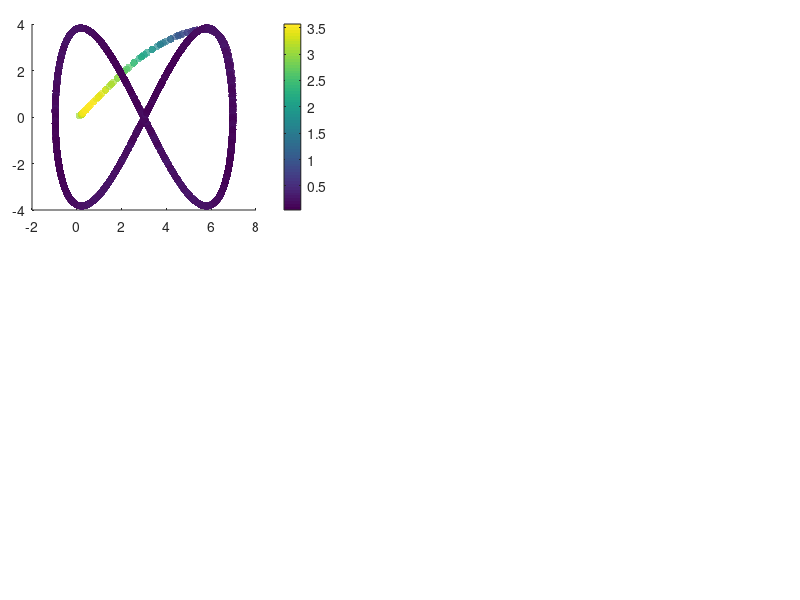

Recreate this plot in MATLAB. (Note: this script raises an error after producing the figure.)
%% Code to show the results of the Inverse kinematic controller

% Clean variables
clc, clear all, close all;
 
%% CARGA MIL
load('MPC_MiL.mat');

h_MiL = x_states(1:4,:);
u_MiL = x_states(5:8,:);

%%Tarea deseada
hd = ref(1:4,:);
hd_p = ref(5:8,:);

t = t_time(1,1:end-31);
% t_1 = t;

% Action de control dinamica
u = u_input;

% Error definition
for k = 1:length(t)
    error_vector(:,k) = hd(1:3, k)-h_MiL(1:3, k);
    error_dynamic(k) = norm(error_vector(:,k),2);
end

% Figure propert%% Figures
lw = 1; % linewidth 1
lwV = 2; % linewidth 2
fontsizeLabel = 11; %11
fontsizeLegend = 11;
fontsizeTicks = 11;
fontsizeTitel = 11;
sizeX = 1300; % size figure
sizeY = 750; % size figure

% color propreties
c1 = [80, 81, 79]/255;
c2 = [244, 213, 141]/255;
c3 = [242, 95, 92]/255;
c4 = [112, 141, 129]/255;

C18 = [0 0 0];
c5 = [130, 37, 37]/255;
c6 = [205, 167, 37]/255;
c7 = [81, 115, 180]/255;

C1 = [246 170 141]/255;
C2 = [51 187 238]/255;
C3 = [0 153 136]/255;
C4 = [238 119 51]/255;
C5 = [204 51 17]/255;
C6 = [238 51 119]/255;
C7 = [187 187 187]/255;
C8 = [80 80 80]/255;
C9 = [140 140 140]/255;
C10 = [0 128 255]/255;
C11 = [234 52 89]/255;
C12 = [39 124 252]/255;
C13 = [40 122 125]/255;
%C14 = [86 215 219]/255;
C14 = [252 94 158]/255;
C15 = [244 171 39]/255;
C16 = [100 121 162]/255;
C17 = [255 0 0]/255;
%% New color slection

figure('Position', [500 500 sizeX sizeY])
set(gcf, 'Position', [500 500 sizeX sizeY]);
fig1_comps.fig = gcf;

% Figure 1
axes('Position',[0.04 0.65 .35 .31]);
%% Colorbar
scatter(h_MiL(1, :),h_MiL(2, :),30,error_dynamic,'filled','MarkerFaceAlpha',0.7);
c = colorbar;
c.Label.Interpreter = 'latex';
c.Label.String = '$\textrm{Error}~||\tilde{\mathbf{\eta}}||$';

set(c,'TickLabelInterpreter','latex')

%% Desired Trajectory
hd_plot = line(hd(1,:),hd(2,:));
set(hd_plot, 'LineStyle', '--', 'Color', C8, 'LineWidth', 1.2*lw)

%% Real Trajectory
h_plot = line(h_MiL(1,:),h_MiL(2,:));
set(h_plot, 'LineStyle', '-', 'Color', C18, 'LineWidth', 1.2*lw)

%% Title of the image
hTitle_1 = title({'$\textrm{(a)}$'},'fontsize',14,'interpreter','latex','Color',C18);
%hXLabel_1 = xlabel('$x~[m]$','fontsize',9,'interpreter','latex', 'Color',C18);
hYLabel_1 = ylabel('$y~[m]$','fontsize',9,'interpreter','latex', 'Color',C18);

%% Legend nomeclature
hLegend_1 = legend([hd_plot, h_plot],{'$\mathbf{\eta}_d$','$\mathbf{\eta}$'},'fontsize',12,'interpreter','latex','Color',[255 255 255]/255,'Location','best','NumColumns',1,'TextColor','black');
set(gca,'ticklabelinterpreter','latex',...
        'fontsize',1.3*fontsizeTicks)
% Figure properties
ax_1 = gca;
ax_1.Box = 'on';
ax_1.BoxStyle = 'full';
ax_1.TickLength = [0.005;0.005];
ax_1.TickDirMode = 'auto';
ax_1.YMinorTick = 'on';
ax_1.XMinorTick = 'on';
% ax_2.XTickLabel = [];
ax_1.XMinorGrid = 'on';
ax_1.YMinorGrid = 'on';
%ax_2.MinorGridColor = '#8f8f8f';
ax_1.MinorGridAlpha = 0.15;
ax_1.LineWidth = 0.8;
ax_1.XLim = [min(h_MiL(1,:))-0.2 max(h_MiL(1,:))+0.2];
ax_1.YLim = [min(h_MiL(2,:))-0.2 max(h_MiL(2,:))+0.2];

% Figure 2
axes('Position',[0.04 0.28 .35 .31]);
%% Colorbar
scatter(h_MiL(1, :),h_MiL(3, :),30,error_dynamic,'filled','MarkerFaceAlpha',0.7);
c = colorbar;
c.Label.Interpreter = 'latex';
c.Label.String = '$\textrm{Error}~||\tilde{\mathbf{\eta}}||$';

set(c,'TickLabelInterpreter','latex')

%% Desired Trajectory
hd_plot_2 = line(hd(1,:),hd(3,:));
set(hd_plot_2, 'LineStyle', '--', 'Color', C8, 'LineWidth', 1.2*lw)

%% Real Trajectory
h_plot_2 = line(h_MiL(1,:),h_MiL(3,:));
set(h_plot_2, 'LineStyle', '-', 'Color', C18, 'LineWidth', 1.2*lw)

%% Title of the image
hTitle_2 = title({'$\textrm{(b)}$'},'fontsize',14,'interpreter','latex','Color',C18);
hXLabel_2 = xlabel('$x~[m]$','fontsize',9,'interpreter','latex', 'Color',C18);
hYLabel_2 = ylabel('$z~[m]$','fontsize',9,'interpreter','latex', 'Color',C18);

%% Legend nomeclature
hLegend_2 = legend([hd_plot_2, h_plot_2],{'$\mathbf{\eta}_d$','$\mathbf{\eta}$'},'fontsize',12,'interpreter','latex','Color',[255 255 255]/255,'Location','best','NumColumns',1,'TextColor','black');
set(gca,'ticklabelinterpreter','latex',...
        'fontsize',1.3*fontsizeTicks)
% Figure properties
ax_2 = gca;
ax_2.Box = 'on';
ax_2.BoxStyle = 'full';
ax_2.TickLength = [0.005;0.005];
ax_2.TickDirMode = 'auto';
ax_2.YMinorTick = 'on';
ax_2.XMinorTick = 'on';
% ax_2.XTickLabel = [];
ax_2.XMinorGrid = 'on';
ax_2.YMinorGrid = 'on';
%ax_2.MinorGridColor = '#8f8f8f';
ax_2.MinorGridAlpha = 0.15;
ax_2.LineWidth = 0.8;
ax_2.XLim = [min(h_MiL(1,:))-0.2 max(h_MiL(1,:))+0.2];
ax_2.YLim = [min(h_MiL(3,:))-0.2 max(h_MiL(3,:))+0.2];

axes('Position',[0.45 0.65 .54 .31]);
%% Data generation
error_x_plot = line(t,error_vector(1,:));
set(error_x_plot, 'LineStyle', '-', 'Color', C5, 'LineWidth', 1.1*lw);
error_y_plot = line(t,error_vector(2,:));
set(error_y_plot, 'LineStyle', '-', 'Color', C3, 'LineWidth', 1.1*lw);
error_z_plot = line(t,error_vector(3,:));
set(error_z_plot, 'LineStyle', '-', 'Color', c7, 'LineWidth', 1.1*lw);

% fig1_comps.p1 = ul_plot;
%% Title of the image
hTitle_3 = title({'$\textrm{(c)}$'},'fontsize',14,'interpreter','latex','Color',C18);
%xlabel('$\textrm{Time}[s]$','fontsize',10,'interpreter','latex','Color',C18);
ylabel('$\textrm{Control Error}~[m]$','fontsize',10,'interpreter','latex', 'Color',C18);

%% Legend nomeclature
hLegend_3 = legend([error_x_plot,error_y_plot, error_z_plot],{'$\tilde{\mathbf{\eta}}_x$','$\tilde{\mathbf{\eta}}_y$','$\tilde{\mathbf{\eta}}_z$'},'fontsize',12,'interpreter','latex','Color',[255 255 255]/255,'Location','best','NumColumns',1,'TextColor','black');
 set(gca,'ticklabelinterpreter','latex',...
         'fontsize',1.3*fontsizeTicks)
%% Figure properties
ax_3 = gca;
ax_3.Box = 'on';
ax_3.BoxStyle = 'full';
ax_3.TickLength = [0.01;0.01];
ax_3.TickDirMode = 'auto';
ax_3.XTickLabel = [];
ax_3.YMinorTick = 'on';
ax_3.XMinorTick = 'on';
ax_3.XMinorGrid = 'on';
ax_3.YMinorGrid = 'on';
%ax_1.MinorGridColor = '#8f8f8f';
ax_3.MinorGridAlpha = 0.15;
ax_3.LineWidth = 0.8;
ax_3.XLim = [0 t(end)];

%% Zoom Plot
axes('Position',[0.70 0.85 .2 .1]);
index_zoom_1 = (t>=20) & (t<=30);
error_x_plot_zoom = line(t(index_zoom_1),hd(1,(index_zoom_1))-h_MiL(1,(index_zoom_1)));
error_y_plot_zoom = line(t(index_zoom_1),hd(2,(index_zoom_1))-h_MiL(2,(index_zoom_1)));
error_z_plot_zoom = line(t(index_zoom_1),hd(3,(index_zoom_1))-h_MiL(3,(index_zoom_1)));

set(error_x_plot_zoom, 'LineStyle', '-', 'Color', C5, 'LineWidth', lw*0.8);
set(error_y_plot_zoom, 'LineStyle', '-', 'Color', C3, 'LineWidth', lw*0.8);
set(error_z_plot_zoom, 'LineStyle', '-', 'Color', c7, 'LineWidth', lw*0.8);

set(gca,'ticklabelinterpreter','latex',...
         'fontsize',fontsizeTicks*0.5)
ax_1_zoom = gca;
ax_1_zoom.Box = 'on';
ax_1_zoom.BoxStyle = 'full';
ax_1_zoom.TickLength = [0.01;0.01];
%ax_1_zoom.YLim = [-0.5 0.5];
%ax_1_zoom.YTickLabel = [];
%ax_1_zoom.XTickLabel = [];
ax_1_zoom.TickDirMode = 'manual';
ax_1_zoom.TickDir = 'in';
ax_1_zoom.YMinorTick = 'on';
ax_1_zoom.XMinorTick = 'on';
ax_1_zoom.LineWidth = 0.5;
ax_1_zoom.XMinorGrid = 'on';
ax_1_zoom.YMinorGrid = 'on';
axes('Position',[0.45 0.28 .54 .31]);
%% Data generation
error_vx_plot = line(t(1,1:length(u(1,:))),u(1,:));
set(error_vx_plot, 'LineStyle', '-', 'Color', C7, 'LineWidth', 1.3*lw);
error_vy_plot = line(t(1,1:length(u(2,:))),u(2,:));
set(error_vy_plot, 'LineStyle', '-', 'Color', C14, 'LineWidth', 1.3*lw);
error_vz_plot = line(t(1,1:length(u(3,:))),u(3,:));
set(error_vz_plot, 'LineStyle', '-', 'Color', C15, 'LineWidth', 1.3*lw);

% fig1_comps.p1 = ul_plot;
%% Title of the image
hTitle_4 = title({'$\textrm{(d)}$'},'fontsize',14,'interpreter','latex','Color',C18);
xlabel('$\textrm{Time}[s]$','fontsize',10,'interpreter','latex','Color',C18);
ylabel('$\textrm{Inputs}~[m/s]$','fontsize',10,'interpreter','latex', 'Color',C18);

%% Legend nomeclature
hLegend_4 = legend([error_vx_plot,error_vy_plot, error_vz_plot],{'${\mu}_{l_{ref}}$','${\mu}_{m_{ref}}$','${\mu}_{n_{ref}}$'},'fontsize',12,'interpreter','latex','Color',[255 255 255]/255,'Location','best','NumColumns',1,'TextColor','black');
 set(gca,'ticklabelinterpreter','latex',...
         'fontsize',1.3*fontsizeTicks)
%% Figure properties
ax_4 = gca;
ax_4.Box = 'on';
ax_4.BoxStyle = 'full';
ax_4.TickLength = [0.01;0.01];
ax_4.TickDirMode = 'auto';
ax_4.YMinorTick = 'on';
ax_4.XMinorTick = 'on';
ax_4.XMinorGrid = 'on';
ax_4.YMinorGrid = 'on';
%ax_1.MinorGridColor = '#8f8f8f';
ax_4.MinorGridAlpha = 0.15;
ax_4.LineWidth = 0.8;
ax_4.XLim = [0 t(end)];
% 
set(gcf, 'Color', 'w'); % Sets axes background
export_fig c_Results_MPC_MiL.pdf -q101

